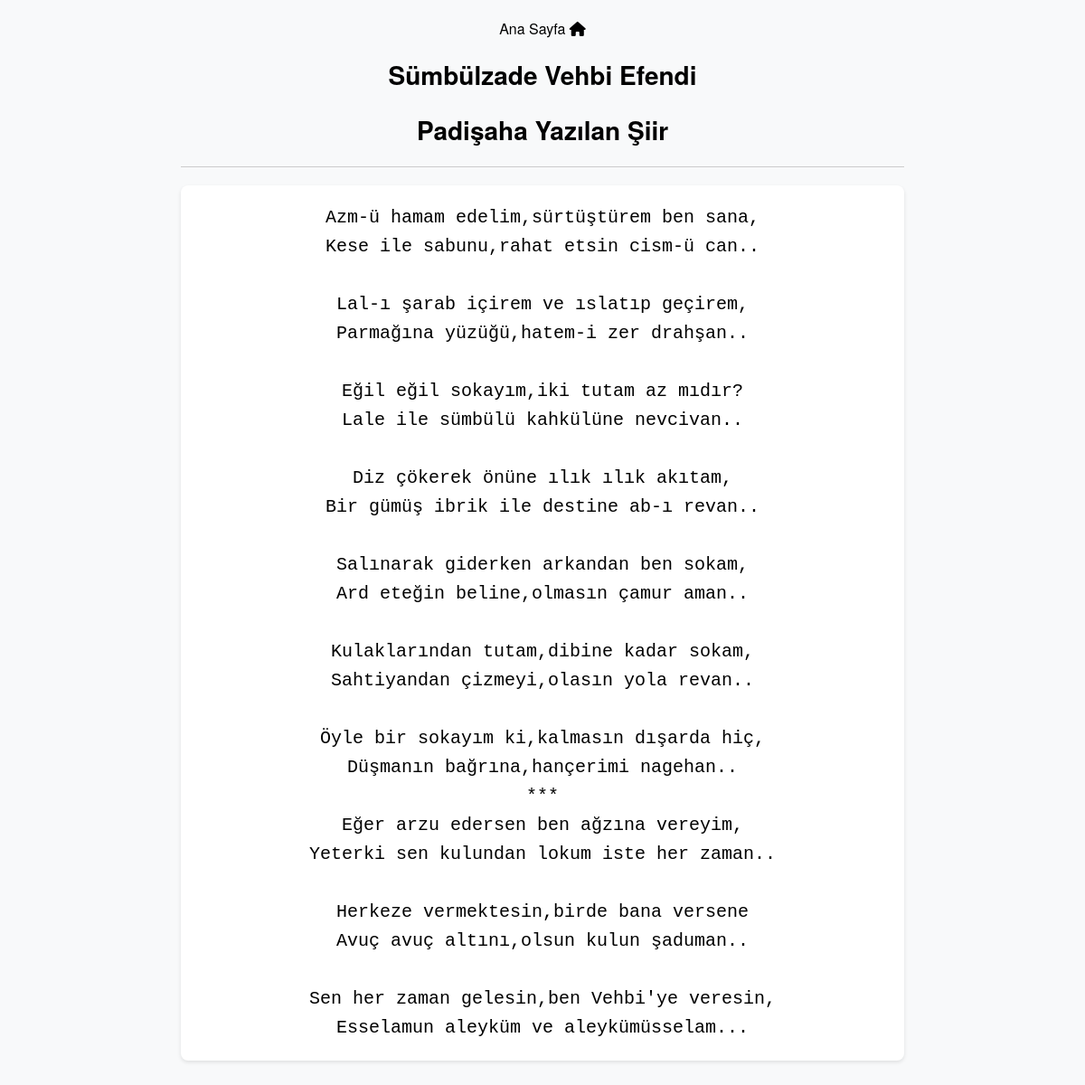
/poet/1, run on an earlier commit of the app's database.
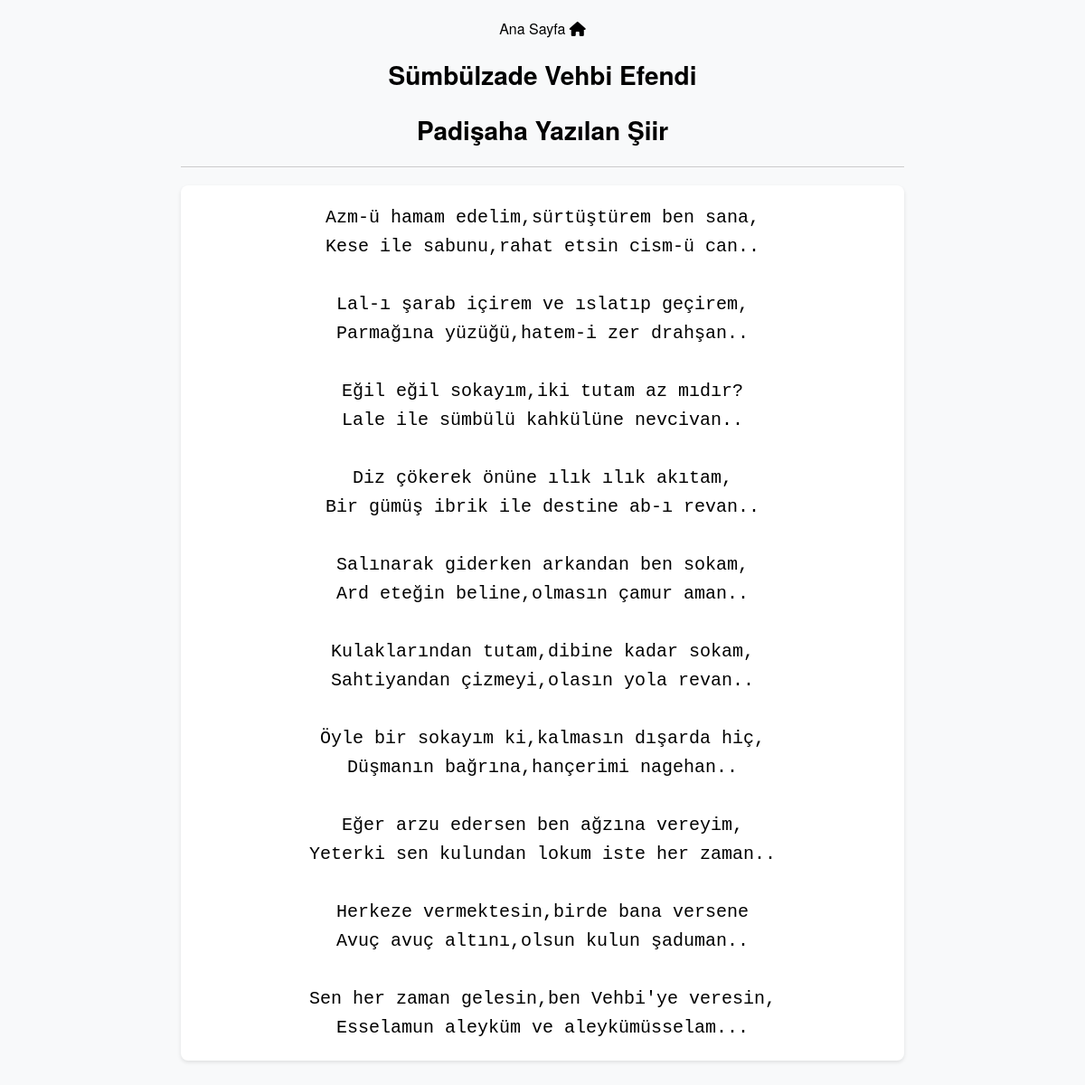
And on a later commit of the database.
### poetsShown/models.py (models this page shows, shortened)
class poets_shown(models.Model):
    poetAuthor = models.ForeignKey(poet_author,on_delete=models.CASCADE)
    poetName = models.CharField(max_length=60)
    poetContext = models.TextField(max_length=4000)
    popularity = models.PositiveIntegerField(default=0)

class poet_author(models.Model):
    author = models.CharField(max_length=60)
    def __str__(self):
        return self.author

### poetsShown/views.py (the view)
# urls.py: path("poet/<int:pk>", views.poetShow, name='poet_show'),
def poetShow(request, pk):
    poet = get_object_or_404(poets_shown, pk=pk)
    poet.popularity += 1
    poet.save()
    author = poet.poetAuthor
    authorPoet = poets_shown.objects.filter(poetAuthor=author)
    return render(request, 'poetsShown/poets.html', {
        'poet': poet,
        'author': author,
    })

### poetsShown/templates/poetsShown/poets.html (shortened to what this page needs)
{% load static %}
<!DOCTYPE html>
<html lang="en">
<head>
    <link rel="stylesheet" href="{% static 'poetsShown/css/poets.css' %}">
</head>
<body>
    <div class="container">
        <a href="{% url 'index' %}">Ana Sayfa <i class="fa-solid fa-house"></i></a>
        {% if poet %}
            <h1><a href="{% url 'author_shown' pk=author.id %}">{{ poet.poetAuthor }}</a></h1>
            <div class="poetShow">
                <h1>{{ poet.poetName }}</h1>
            </div>
                <hr>
                <pre class="poet-context">{{ poet.poetContext }}</pre>
        {% else %}
            <p>No poet found.</p>
        {% endif %}
    </div>
</body>
</html>

What changed in the data, as far as the page shows it:
changed poets_shown "Padişaha Yazılan Şiir": poetContext "…hiç, Düşmanın bağrına,hançerimi nagehan.. *** Eğer arzu edersen ben…" → "…hiç, Düşmanın bağrına,hançerimi nagehan.. Eğer arzu edersen ben…"
